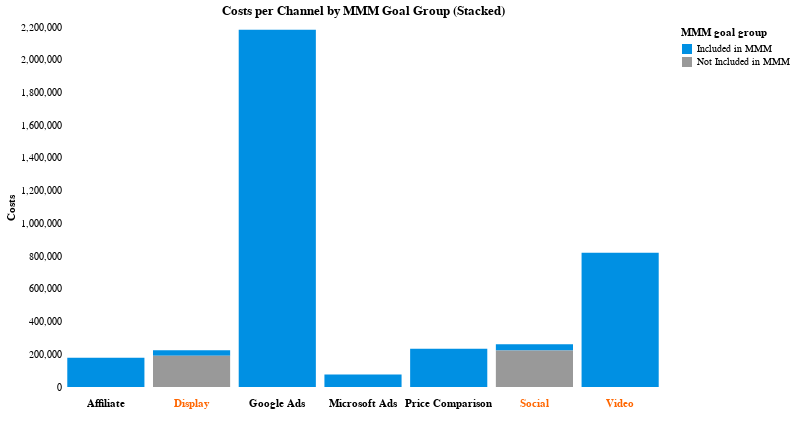

Notebook code for this chart:
### Code cell
# --- Imports ---
import pandas as pd
import altair as alt

# Use default theme (latimes adds frames)
alt.themes.enable('default')

# --- Your categorization logic ---
def categorize_goal_for_mmm(row):
    channel = row['channel']
    goal = row['goal']
    if channel in ('Display', 'Social'):
        return 'Included in MMM' if goal == 'Product Sales' else 'Not Included in MMM'
    return 'Included in MMM'

df['mmm_goal_group'] = df.apply(categorize_goal_for_mmm, axis=1)

# Aggregate
df_aggregated = (
    df.groupby(['channel', 'mmm_goal_group'], as_index=False)['costs'].sum()
)

# Channel highlight grouping
def categorize_channel_for_highlight(channel):
    return 'MMM Channels' if channel in ['Video', 'Display', 'Social'] else 'Other Channels'

df_aggregated['channel_group'] = df_aggregated['channel'].apply(categorize_channel_for_highlight)

# Palettes
mmm_palette = ['#0090e3', '#999999']

# Label strip data & order
labels_df = df_aggregated[['channel', 'channel_group']].drop_duplicates()
channel_order = list(labels_df['channel'].unique())

# --- Main stacked bars (no axis labels/ticks/domains/grids) ---
bars = (
    alt.Chart(df_aggregated)
      .mark_bar()
      .encode(
          x=alt.X('channel:N',
                  sort=channel_order,
                  axis=alt.Axis(labels=False, ticks=False, title='', domain=False, grid=False)),
          y=alt.Y('costs:Q',
                  title='Costs',
                  stack='zero',
                  axis=alt.Axis(labels=True, ticks=False, domain=False, grid=False)),
          color=alt.Color('mmm_goal_group:N',
                          scale=alt.Scale(range=mmm_palette),
                          title='MMM goal group'),
          tooltip=['channel:N', 'mmm_goal_group:N', 'costs:Q', 'channel_group:N']
      )
      .properties(width=600, height=360, title='Costs per Channel by MMM Goal Group (Stacked)')
      .interactive()
)

xlabels = (
    alt.Chart(labels_df)
      .mark_text(dy=12, fontWeight='bold')   # 👈 add fontWeight here
      .encode(
          x=alt.X('channel:N', sort=channel_order, axis=None),
          y=alt.value(0),
          text='channel:N',
          color=alt.condition(
              alt.datum.channel_group == 'MMM Channels',
              alt.value('#ff6600'),         # or '#0090e3'
              alt.value('black')
          )
      )
      .properties(width=600, height=40)
)

# --- Compose & purge ALL frames/lines globally ---
chart = (
    alt.vconcat(bars, xlabels, spacing=0)
      .resolve_scale(x='shared')
      .configure_view(stroke=None)            # removes outer plot box (the “square”)
      .configure_axis(grid=False, domain=False, ticks=False)  # belt-and-suspenders
)

chart.display()

### Figure 1 — Vega-Lite specification as saved in the notebook (floating-point values rounded to 4 significant figures)
{"config": {"view": {"continuousWidth": 300, "continuousHeight": 300, "stroke": null}, "axis": {"domain": false, "grid": false, "ticks": false}}, "vconcat": [{"data": {"name": "data-55b8ebb4a51222c062153b1a261459ae"}, "mark": {"type": "bar"}, "encoding": {"color": {"field": "mmm_goal_group", "scale": {"range": ["#0090e3", "#999999"]}, "title": "MMM goal group", "type": "nominal"}, "tooltip": [{"field": "channel", "type": "nominal"}, {"field": "mmm_goal_group", "type": "nominal"}, {"field": "costs", "type": "quantitative"}, {"field": "channel_group", "type": "nominal"}], "x": {"axis": {"domain": false, "grid": false, "labels": false, "ticks": false, "title": ""}, "field": "channel", "sort": ["Affiliate", "Display", "Google Ads", "Microsoft Ads", "Price Comparison", "Social", "Video"], "type": "nominal"}, "y": {"axis": {"domain": false, "grid": false, "labels": true, "ticks": false}, "field": "costs", "stack": "zero", "title": "Costs", "type": "quantitative"}}, "height": 360, "name": "view_16", "title": "Costs per Channel by MMM Goal Group (Stacked)", "width": 600}, {"data": {"name": "data-dc3019048263b32480ef01d572a8ca16"}, "mark": {"type": "text", "dy": 12, "fontWeight": "bold"}, "encoding": {"color": {"condition": {"test": "(datum.channel_group === 'MMM Channels')", "value": "#ff6600"}, "value": "black"}, "text": {"field": "channel", "type": "nominal"}, "x": {"axis": null, "field": "channel", "sort": ["Affiliate", "Display", "Google Ads", "Microsoft Ads", "Price Comparison", "Social", "Video"], "type": "nominal"}, "y": {"value": 0}}, "height": 40, "width": 600}], "params": [{"name": "param_16", "select": {"type": "interval", "encodings": ["x", "y"]}, "bind": "scales", "views": ["view_16"]}], "resolve": {"scale": {"x": "shared"}}, "spacing": 0, "$schema": "https://vega.github.io/schema/vega-lite/v5.20.1.json", "datasets": {"data-55b8ebb4a51222c062153b1a261459ae": [{"channel": "Affiliate", "mmm_goal_group": "Included in MMM", "costs": 179000.0, "channel_group": "Other Channels"}, {"channel": "Display", "mmm_goal_group": "Included in MMM", "costs": 34290.0, "channel_group": "MMM Channels"}, {"channel": "Display", "mmm_goal_group": "Not Included in MMM", "costs": 190900.0, "channel_group": "MMM Channels"}, {"channel": "Google Ads", "mmm_goal_group": "Included in MMM", "costs": 2183000.0, "channel_group": "Other Channels"}, {"channel": "Microsoft Ads", "mmm_goal_group": "Included in MMM", "costs": 76700.0, "channel_group": "Other Channels"}, {"channel": "Price Comparison", "mmm_goal_group": "Included in MMM", "costs": 233900.0, "channel_group": "Other Channels"}, {"channel": "Social", "mmm_goal_group": "Included in MMM", "costs": 38760.0, "channel_group": "MMM Channels"}, {"channel": "Social", "mmm_goal_group": "Not Included in MMM", "costs": 223100.0, "channel_group": "MMM Channels"}, {"channel": "Video", "mmm_goal_group": "Included in MMM", "costs": 821200.0, "channel_group": "MMM Channels"}], "data-dc3019048263b32480ef01d572a8ca16": [{"channel": "Affiliate", "channel_group": "Other Channels"}, {"channel": "Display", "channel_group": "MMM Channels"}, {"channel": "Google Ads", "channel_group": "Other Channels"}, {"channel": "Microsoft Ads", "channel_group": "Other Channels"}, {"channel": "Price Comparison", "channel_group": "Other Channels"}, {"channel": "Social", "channel_group": "MMM Channels"}, {"channel": "Video", "channel_group": "MMM Channels"}]}}
